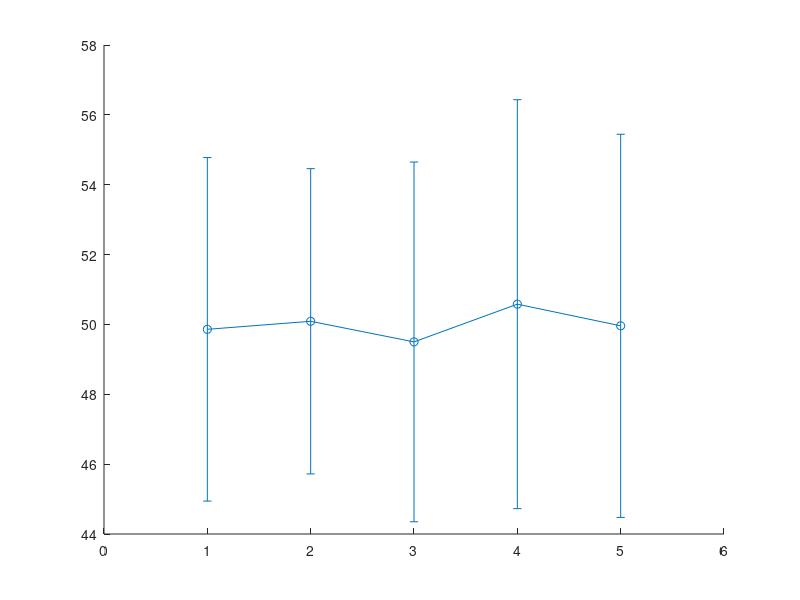

Write MATLAB code to recreate this figure. (Note: this script raises an error after producing the figure.)
%% ========== Per-chip averaged uniformity + uniqueness ==========
clc; clear; close all;

% --- 1) LTSpice frequency sets for 5 chips (example: replace with yours) ---
fosc_chips = {
    [653173117.406,609050853.616,651549466.562,608350759.461,575921724.309,555134406.309,539308836.152,527120299.420,518399541.594,513368070.871,509781337.733,507207113.010,505345141.706,503987130.650,502710084.683,501560316.722],
    [609325852.286,609301597.539,554536684.057,527378219.409,513629427.558,507232502.973,503835154.151,502266106.873,501809813.631,501283945.98,500908838.664,500595375.654,500415246.134,500684633.668,500739553.187,500690307.004],
    [650943076.976,554078601.155,518749942.405,506705164.655,502439922.426,500868562.790,500344789.258,500106970.730,500039151.311,500013839.846,500004581.320,500001220.074,500000231.792,500000003.622,499999969.157,499999977.476],
    [607855845.080,526756605.411,506540608.840,501490868.003,500422964.566,499936226.970,500022755.289,499898243.026,499766331.926,499950554.600,499910977.726,499863062.565,499913820.373,499905199.638,499882846.418,499913757.523],
    [577116278.866,513764522.062,502530296.231,500558416.404,500429063.077,500082207.118,500281628.575,500228168.350,500187671.782,500268295.825,500193615.557,500229220.732,500209806.262,500216106.076,500214380.454,933827413.257]
};

numChips = length(fosc_chips);
numROs   = length(fosc_chips{1});
numChallenges = 100;      % Number of random challenges per iteration
numIterations = 100;      % Number of randomized trials (you asked for 100)

% Storage:
uniformity_all_iters = zeros(numIterations, numChips);  % each row = iteration, col = chip
uniqueness_all_iters  = zeros(numIterations,1);        % uniqueness averaged across pairs per iteration

rng('default');  % optional: for reproducibility change to 'shuffle' if you want different runs

for iter = 1:numIterations
    % generate the same challenge set for this iteration (or random each iter if you prefer)
    % Here we generate random challenge pairs as indices:
    % select two distinct ROs by random indices (from MUX halves if desired)
    % For simplicity, pick random distinct indices across full range:
    idxA = randi([1 numROs], numChallenges, 1);
    idxB = randi([1 numROs], numChallenges, 1);
    % ensure distinct (if equal, re-draw)
    same = (idxA == idxB);
    while any(same)
        idxB(same) = randi([1 numROs], sum(same), 1);
        same = (idxA == idxB);
    end

    responses = zeros(numChallenges, numChips);

    for chip = 1:numChips
        fosc = fosc_chips{chip};

        % --- add small random multiplicative noise (~ +/-2%) to model process variation
        noise = 1 + 0.02*randn(size(fosc));   % gaussian ±2%
        fosc = fosc .* noise;

        % --- randomize RO order to avoid W/L ordering bias
        fosc = fosc(randperm(numROs));

        % --- compute responses for the challenge set
        for c = 1:numChallenges
            responses(c,chip) = double(fosc(idxA(c)) > fosc(idxB(c)));
        end

        % uniformity for this chip in this iteration (fraction of 1s)
        uniformity_all_iters(iter, chip) = mean(responses(:,chip)) * 100;  % percent
    end

    % --- uniqueness: average Hamming distance across all chip pairs for this iteration
    hd_list = [];
    for a = 1:numChips-1
        for b = a+1:numChips
            hd = sum(responses(:,a) ~= responses(:,b)) / numChallenges;
            hd_list(end+1) = hd; %#ok<AGROW>
        end
    end
    uniqueness_all_iters(iter) = mean(hd_list) * 100;  % percent
end

% ---- Final per-chip averages and std dev over all iterations
avg_uniformity_per_chip = mean(uniformity_all_iters, 1);    % 1 x numChips
std_uniformity_per_chip = std(uniformity_all_iters, 0, 1); % 1 x numChips

% ---- Final uniqueness average (across iterations)
avg_uniqueness = mean(uniqueness_all_iters);
std_uniqueness = std(uniqueness_all_iters);

% Display results
fprintf('\nAverage uniformity per chip (%%) over %d iterations:\n', numIterations);
for chip = 1:numChips
    fprintf(' Chip %d (W/L #%d): Mean = %.2f%%, Std = %.2f%%\n', chip, chip, avg_uniformity_per_chip(chip), std_uniformity_per_chip(chip));
end
fprintf('\nAverage uniqueness (%%) over %d iterations: Mean = %.2f%%, Std = %.2f%%\n\n', numIterations, avg_uniqueness, std_uniqueness);

% optional plots
figure;
errorbar(1:numChips, avg_uniformity_per_chip, std_uniformity_per_chip, 'o-','LineWidth',1.5);
xlabel('Chip index (W/L setting)'); ylabel('Uniformity (%)');
title('Per-chip average uniformity ± std dev');
grid on;

figure;
plot(1:numIterations, uniqueness_all_iters, '-');
xlabel('Iteration'); ylabel('Uniqueness (%)');
title('Uniqueness across iterations');
grid on;
